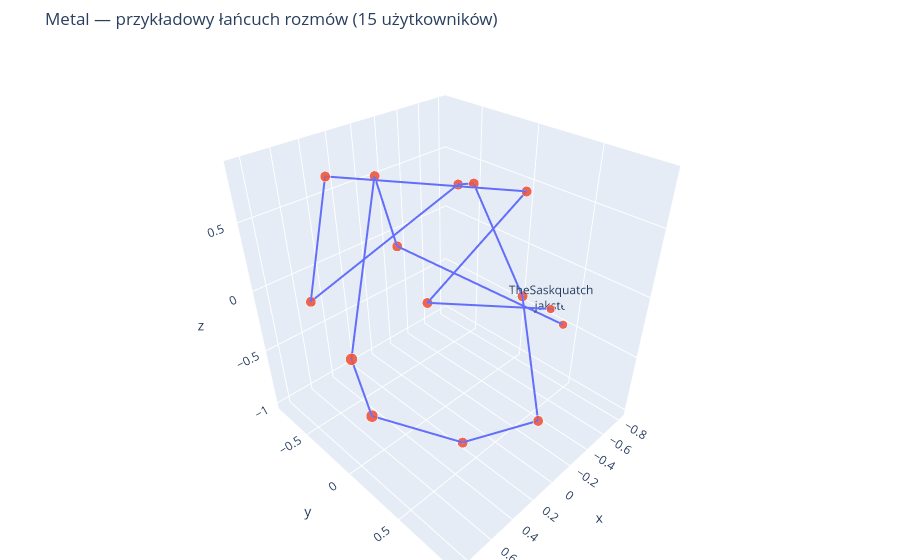
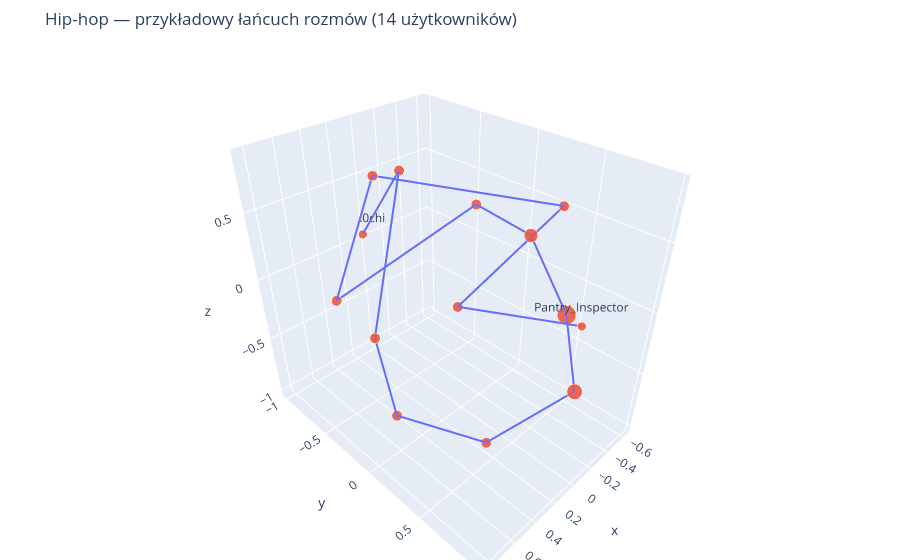
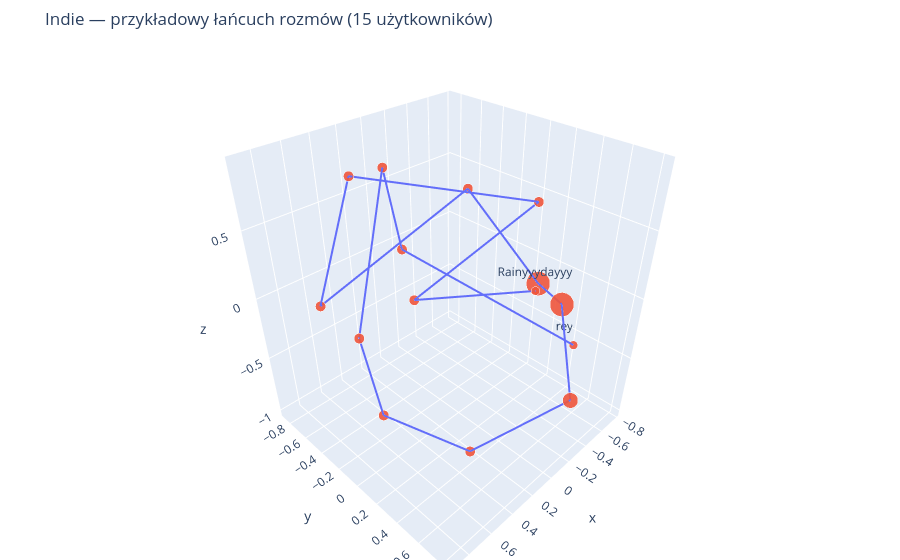
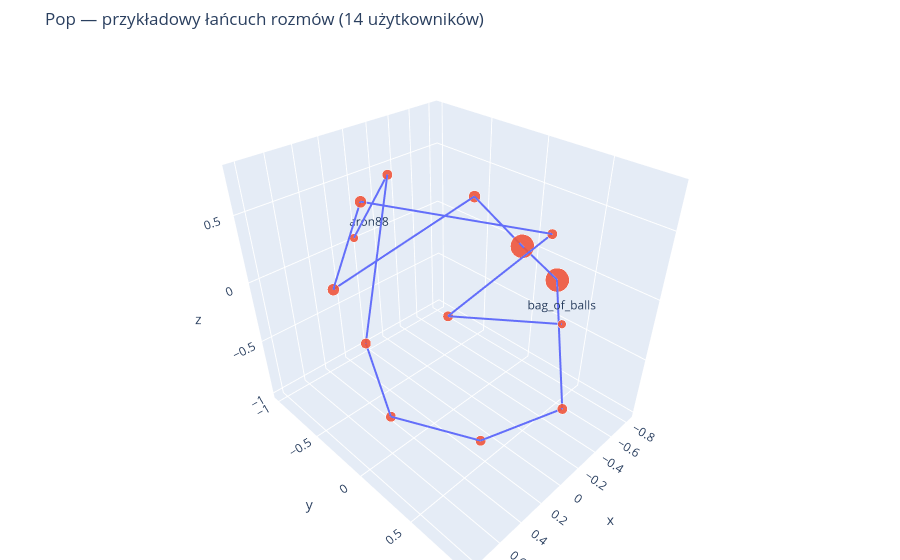

Notebook code for these charts, in order:
### Markdown cell above
## 5. Wizualizacja grafów

### Code cell
# Wizualizacja 3D — przykładowy łańcuch rozmów

def get_longest_chain_subgraph(graph, max_nodes=25):
    """Zwraca krótki, czytelny fragment rozmowy z największej części sieci."""
    graph_undirected = graph.to_undirected()

    if graph_undirected.number_of_nodes() == 0:
        return graph_undirected

    largest_component = max(nx.connected_components(graph_undirected), key=len)

    component = graph_undirected.subgraph(largest_component).copy()

    if component.number_of_nodes() < 2:
        return component

    start_node = max(component.degree(weight="weight"), key=lambda item: item[1])[0]

    bfs_tree = nx.bfs_tree(component, source=start_node).to_undirected()

    def farthest_node(tree, source):
        lengths = nx.single_source_shortest_path_length(tree, source)
        return max(lengths.items(), key=lambda item: item[1])[0]

    node_a = farthest_node(bfs_tree, start_node)
    node_b = farthest_node(bfs_tree, node_a)

    path = nx.shortest_path(bfs_tree, source=node_a, target=node_b)

    if len(path) > max_nodes:
        path = path[:max_nodes]

    chain = component.subgraph(path).copy()

    # Zostawiamy tylko relacje z wybranego łańcucha rozmowy.
    path_edges = list(zip(path[:-1], path[1:]))

    chain_clean = nx.Graph()
    chain_clean.add_nodes_from(path)

    for u, v in path_edges:
        weight = component[u][v].get("weight", 1) if component.has_edge(u, v) else 1
        chain_clean.add_edge(u, v, weight=weight)

    return chain_clean


if PLOTLY_AVAILABLE:

    for subreddit, graph in sorted(graphs.items()):

        subgraph = get_longest_chain_subgraph(graph, max_nodes=25)

        if subgraph.number_of_nodes() < 2:
            print(f"{subreddit_display(subreddit)}: za mało danych do wizualizacji.")
            continue

        positions = nx.spring_layout(subgraph, dim=3, seed=42, k=1.8)

        degrees = dict(subgraph.degree(weight="weight"))

        edge_x, edge_y, edge_z = [], [], []

        for source, target in subgraph.edges():

            x0, y0, z0 = positions[source]
            x1, y1, z1 = positions[target]

            edge_x += [x0, x1, None]
            edge_y += [y0, y1, None]
            edge_z += [z0, z1, None]

        edge_trace = go.Scatter3d(
            x=edge_x,
            y=edge_y,
            z=edge_z,
            mode="lines",
            line=dict(width=4),
            hoverinfo="none",
        )

        node_trace = go.Scatter3d(
            x=[positions[node][0] for node in subgraph.nodes()],
            y=[positions[node][1] for node in subgraph.nodes()],
            z=[positions[node][2] for node in subgraph.nodes()],
            mode="markers+text",
            text=[
                node if i in [0, len(subgraph.nodes()) - 1] else ""
                for i, node in enumerate(subgraph.nodes())
            ],
            hovertext=[f"{node}<br>liczba relacji w pokazanym fragmencie: {degrees[node]}" for node in subgraph.nodes()],
            hoverinfo="text",
            marker=dict(
                size=[8 + min(degrees[node], 10) * 2 for node in subgraph.nodes()],
                opacity=0.9,
            ),
        )

        figure = go.Figure(data=[edge_trace, node_trace])

        figure.update_layout(
            title=(
                f"{subreddit_display(subreddit)} — przykładowy łańcuch rozmów "
                f"({subgraph.number_of_nodes()} użytkowników)"
            ),
            showlegend=False,
            margin=dict(l=0, r=0, b=0, t=50),
        )

        subreddit_slug = str(subreddit).lower().replace(" ", "_").replace("/", "_")
        save_plotly_png(figure, f"network_longest_chain_3d_{subreddit_slug}.png")
        figure.show()

else:
    print("Plotly nie jest zainstalowane, dlatego pominięto wizualizację 3D.")

### Figure 1 — Plotly figure (JSON) as saved in the notebook; plotly's stock layout.template omitted (floating-point values rounded to 4 significant figures)
{"data": [{"hoverinfo": "none", "line": {"width": 4}, "mode": "lines", "type": "scatter3d", "x": [0.1669, -0.02566, null, -0.02566, -0.4608, null, -0.4608, 0.5445, null, 0.5445, 0.7246, null, 0.7246, -0.5492, null, -0.5492, -0.1904, null, -0.1904, -0.7506, null, -0.7506, -0.01038, null, -0.01038, 0.2039, null, 0.2039, 0.6204, null, 0.6204, 0.8471, null, 0.8471, -0.01692, null, -0.01692, -0.2877, null, -0.2877, -0.8157, null], "y": [0.943, -0.1992, null, -0.1992, 0.2524, null, 0.2524, -0.3998, null, -0.3998, -0.4579, null, -0.4579, -0.4205, null, -0.4205, 0.05905, null, 0.05905, 0.06958, null, 0.06958, 0.8284, null, 0.8284, 0.3753, null, 0.3753, -0.0765, null, -0.0765, 0.1059, null, 0.1059, -0.6783, null, -0.6783, -0.8144, null, -0.8144, 0.4131, null], "z": [0.4073, -0.2165, null, -0.2165, 0.6282, null, 0.6282, 0.8345, null, 0.8345, 0.0361, null, 0.0361, 0.4323, null, 0.4323, 0.7047, null, 0.7047, -0.3815, null, -0.3815, -0.6135, null, -0.6135, -1, null, -1, -0.768, null, -0.768, -0.02184, null, -0.02184, 0.5799, null, 0.5799, -0.1204, null, -0.1204, -0.5014, null]}, {"hoverinfo": "text", "hovertext": ["TheSaskquatch<br>liczba relacji w pokazanym fragmencie: 1", "OgreNoodle<br>liczba relacji w pokazanym fragmencie: 2", "MaggiCockSoup<br>liczba relacji w pokazanym fragmencie: 2", "NitrusK<br>liczba relacji w pokazanym fragmencie: 2", "taketheknowledgetest<br>liczba relacji w pokazanym fragmencie: 2", "sanityeyes<br>liczba relacji w pokazanym fragmencie: 2", "DivinvmDiabolvs<br>liczba relacji w pokazanym fragmencie: 2", "FutureWeapon<br>liczba relacji w pokazanym fragmencie: 2", "lombard0_o<br>liczba relacji w pokazanym fragmencie: 2", "Kassitsu<br>liczba relacji w pokazanym fragmencie: 2", "BergenIconoclast<br>liczba relacji w pokazanym fragmencie: 3", "trinketsofdeceit<br>liczba relacji w pokazanym fragmencie: 3", "TommySkallen<br>liczba relacji w pokazanym fragmencie: 2", "StrongmanMcBuff<br>liczba relacji w pokazanym fragmencie: 2", "jakster840<br>liczba relacji w pokazanym fragmencie: 1"], "marker": {"opacity": 0.9, "size": [10, 12, 12, 12, 12, 12, 12, 12, 12, 12, 14, 14, 12, 12, 10]}, "mode": "markers+text", "text": ["TheSaskquatch", "", "", "", "", "", "", "", "", "", "", "", "", "", "jakster840"], "type": "scatter3d", "x": [0.1669, -0.02566, -0.4608, 0.5445, 0.7246, -0.5492, -0.1904, -0.7506, -0.01038, 0.2039, 0.6204, 0.8471, -0.01692, -0.2877, -0.8157], "y": [0.943, -0.1992, 0.2524, -0.3998, -0.4579, -0.4205, 0.05905, 0.06958, 0.8284, 0.3753, -0.0765, 0.1059, -0.6783, -0.8144, 0.4131], "z": [0.4073, -0.2165, 0.6282, 0.8345, 0.0361, 0.4323, 0.7047, -0.3815, -0.6135, -1, -0.768, -0.02184, 0.5799, -0.1204, -0.5014]}], "layout": {"margin": {"b": 0, "l": 0, "r": 0, "t": 50}, "showlegend": false, "title": {"text": "Metal — przykładowy łańcuch rozmów (15 użytkowników)"}}}

### Figure 2 — Plotly figure (JSON) as saved in the notebook; plotly's stock layout.template omitted (floating-point values rounded to 4 significant figures)
{"data": [{"hoverinfo": "none", "line": {"width": 4}, "mode": "lines", "type": "scatter3d", "x": [0.1047, -0.1557, null, -0.1557, -0.6299, null, -0.6299, 0.451, null, 0.451, 0.6798, null, 0.6798, -0.621, null, -0.621, -0.4017, null, -0.4017, -0.611, null, -0.611, -0.3255, null, -0.3255, 0.1697, null, 0.1697, 0.5061, null, 0.5061, 0.8365, null, 0.8365, -0.03689, null, -0.03689, 0.03393, null], "y": [0.9687, -0.1968, null, -0.1968, 0.2848, null, 0.2848, -0.2822, null, -0.2822, -0.4505, null, -0.4505, -0.4677, null, -0.4677, 0.2123, null, 0.2123, 0.4229, null, 0.4229, 0.7416, null, 0.7416, 0.4061, null, 0.4061, -0.1411, null, -0.1411, 0.1332, null, 0.1332, -0.6314, null, -0.6314, -1, null], "z": [0.2863, -0.3048, null, -0.3048, 0.4921, null, 0.4921, 0.8572, null, 0.8572, 0.03479, null, 0.03479, 0.2473, null, 0.2473, 0.3403, null, 0.3403, -0.2901, null, -0.2901, -0.6191, null, -0.6191, -0.9952, null, -0.9952, -0.8829, null, -0.8829, 0.1496, null, 0.1496, 0.6376, null, 0.6376, 0.04684, null]}, {"hoverinfo": "text", "hovertext": ["Pantry_Inspector<br>liczba relacji w pokazanym fragmencie: 1", "ethanroode<br>liczba relacji w pokazanym fragmencie: 2", "BAWAHOG<br>liczba relacji w pokazanym fragmencie: 2", "Slow_Cake<br>liczba relacji w pokazanym fragmencie: 2", "King_Hyperion85B<br>liczba relacji w pokazanym fragmencie: 2", "qasem01<br>liczba relacji w pokazanym fragmencie: 2", "flvckojodyeII<br>liczba relacji w pokazanym fragmencie: 4", "TheRoyalGodfrey<br>liczba relacji w pokazanym fragmencie: 7", "dsled<br>liczba relacji w pokazanym fragmencie: 5", "Vic-Ier<br>liczba relacji w pokazanym fragmencie: 2", "sir_art_vandelay<br>liczba relacji w pokazanym fragmencie: 2", "AtlasXan<br>liczba relacji w pokazanym fragmencie: 2", "ERJ01<br>liczba relacji w pokazanym fragmencie: 2", "Mrk0chi<br>liczba relacji w pokazanym fragmencie: 1"], "marker": {"opacity": 0.9, "size": [10, 12, 12, 12, 12, 12, 16, 22, 18, 12, 12, 12, 12, 10]}, "mode": "markers+text", "text": ["Pantry_Inspector", "", "", "", "", "", "", "", "", "", "", "", "", "Mrk0chi"], "type": "scatter3d", "x": [0.1047, -0.1557, -0.6299, 0.451, 0.6798, -0.621, -0.4017, -0.611, -0.3255, 0.1697, 0.5061, 0.8365, -0.03689, 0.03393], "y": [0.9687, -0.1968, 0.2848, -0.2822, -0.4505, -0.4677, 0.2123, 0.4229, 0.7416, 0.4061, -0.1411, 0.1332, -0.6314, -1], "z": [0.2863, -0.3048, 0.4921, 0.8572, 0.03479, 0.2473, 0.3403, -0.2901, -0.6191, -0.9952, -0.8829, 0.1496, 0.6376, 0.04684]}], "layout": {"margin": {"b": 0, "l": 0, "r": 0, "t": 50}, "showlegend": false, "title": {"text": "Hip-hop — przykładowy łańcuch rozmów (14 użytkowników)"}}}

### Figure 3 — Plotly figure (JSON) as saved in the notebook; plotly's stock layout.template omitted (floating-point values rounded to 4 significant figures)
{"data": [{"hoverinfo": "none", "line": {"width": 4}, "mode": "lines", "type": "scatter3d", "x": [0.3092, 0.1763, null, 0.1763, -0.3272, null, -0.3272, 0.5531, null, 0.5531, 0.7677, null, 0.7677, -0.6004, null, -0.6004, -0.6704, null, -0.6704, -0.687, null, -0.687, -0.2263, null, -0.2263, 0.2536, null, 0.2536, 0.5277, null, 0.5277, 0.9061, null, 0.9061, 0.03186, null, 0.03186, -0.2463, null, -0.2463, -0.7681, null], "y": [0.8141, -0.2536, null, -0.2536, 0.3227, null, 0.3227, -0.3245, null, -0.3245, -0.4544, null, -0.4544, -0.5109, null, -0.5109, 0.1303, null, 0.1303, 0.3397, null, 0.3397, 0.7903, null, 0.7903, 0.3573, null, 0.3573, -0.2285, null, -0.2285, 0.1265, null, 0.1265, -0.6822, null, -0.6822, -0.8598, null, -0.8598, 0.4328, null], "z": [0.5782, -0.06725, null, -0.06725, 0.6753, null, 0.6753, 0.9088, null, 0.9088, 0.07855, null, 0.07855, 0.4019, null, 0.4019, -0.1471, null, -0.1471, -0.235, null, -0.235, -0.5474, null, -0.5474, -1, null, -1, -0.8748, null, -0.8748, 0.2289, null, 0.2289, 0.6991, null, 0.6991, -0.0994, null, -0.0994, -0.5998, null]}, {"hoverinfo": "text", "hovertext": ["Rainyyydayyy<br>liczba relacji w pokazanym fragmencie: 1", "laurswiped<br>liczba relacji w pokazanym fragmencie: 2", "kierstinsoriano<br>liczba relacji w pokazanym fragmencie: 2", "ccandt-m<br>liczba relacji w pokazanym fragmencie: 2", "HanigerEatMyAssPls<br>liczba relacji w pokazanym fragmencie: 2", "Pnnsnndlltnn<br>liczba relacji w pokazanym fragmencie: 2", "LoneBell<br>liczba relacji w pokazanym fragmencie: 60", "PaulaAbdulJabar<br>liczba relacji w pokazanym fragmencie: 63", "sohcatoah<br>liczba relacji w pokazanym fragmencie: 5", "MadeInTimeland<br>liczba relacji w pokazanym fragmencie: 2", "sliccricc00<br>liczba relacji w pokazanym fragmencie: 2", "NASTYOLDTREE<br>liczba relacji w pokazanym fragmencie: 2", "Lentall<br>liczba relacji w pokazanym fragmencie: 2", "flloww<br>liczba relacji w pokazanym fragmencie: 2", "rey-na<br>liczba relacji w pokazanym fragmencie: 1"], "marker": {"opacity": 0.9, "size": [10, 12, 12, 12, 12, 12, 28, 28, 18, 12, 12, 12, 12, 12, 10]}, "mode": "markers+text", "text": ["Rainyyydayyy", "", "", "", "", "", "", "", "", "", "", "", "", "", "rey-na"], "type": "scatter3d", "x": [0.3092, 0.1763, -0.3272, 0.5531, 0.7677, -0.6004, -0.6704, -0.687, -0.2263, 0.2536, 0.5277, 0.9061, 0.03186, -0.2463, -0.7681], "y": [0.8141, -0.2536, 0.3227, -0.3245, -0.4544, -0.5109, 0.1303, 0.3397, 0.7903, 0.3573, -0.2285, 0.1265, -0.6822, -0.8598, 0.4328], "z": [0.5782, -0.06725, 0.6753, 0.9088, 0.07855, 0.4019, -0.1471, -0.235, -0.5474, -1, -0.8748, 0.2289, 0.6991, -0.0994, -0.5998]}], "layout": {"margin": {"b": 0, "l": 0, "r": 0, "t": 50}, "showlegend": false, "title": {"text": "Indie — przykładowy łańcuch rozmów (15 użytkowników)"}}}

### Figure 4 — Plotly figure (JSON) as saved in the notebook; plotly's stock layout.template omitted (floating-point values rounded to 4 significant figures)
{"data": [{"hoverinfo": "none", "line": {"width": 4}, "mode": "lines", "type": "scatter3d", "x": [0.1359, -0.1081, null, -0.1081, -0.4026, null, -0.4026, 0.5382, null, 0.5382, 0.6368, null, 0.6368, -0.6457, null, -0.6457, -0.6162, null, -0.6162, -0.8279, null, -0.8279, -0.1663, null, -0.1663, 0.122, null, 0.122, 0.4825, null, 0.4825, 0.8261, null, 0.8261, -0.01354, null, -0.01354, 0.03893, null], "y": [0.9241, -0.1659, null, -0.1659, 0.4352, null, 0.4352, -0.1902, null, -0.1902, -0.4199, null, -0.4199, -0.4343, null, -0.4343, 0.05158, null, 0.05158, 0.2282, null, 0.2282, 0.819, null, 0.819, 0.385, null, 0.385, -0.1412, null, -0.1412, 0.1369, null, 0.1369, -0.6284, null, -0.6284, -1, null], "z": [0.3182, -0.3233, null, -0.3233, 0.4531, null, 0.4531, 0.7751, null, 0.7751, 0.1362, null, 0.1362, 0.3294, null, 0.3294, 0.128, null, 0.128, -0.1656, null, -0.1656, -0.5823, null, -0.5823, -0.9933, null, -0.9933, -0.8771, null, -0.8771, 0.1343, null, 0.1343, 0.6307, null, 0.6307, 0.03633, null]}, {"hoverinfo": "text", "hovertext": ["bag_of_balls<br>liczba relacji w pokazanym fragmencie: 1", "32843<br>liczba relacji w pokazanym fragmencie: 2", "cajmorgans<br>liczba relacji w pokazanym fragmencie: 2", "initiatedpurse6<br>liczba relacji w pokazanym fragmencie: 3", "smellmygoldfinger<br>liczba relacji w pokazanym fragmencie: 3", "knightsleeper41<br>liczba relacji w pokazanym fragmencie: 3", "twinkyoda<br>liczba relacji w pokazanym fragmencie: 12", "McIgglyTuffMuffin<br>liczba relacji w pokazanym fragmencie: 11", "luxeshimmer<br>liczba relacji w pokazanym fragmencie: 2", "razeen25<br>liczba relacji w pokazanym fragmencie: 2", "spade883<br>liczba relacji w pokazanym fragmencie: 2", "Ironhawkeye123<br>liczba relacji w pokazanym fragmencie: 2", "weambk<br>liczba relacji w pokazanym fragmencie: 2", "coolaaron88<br>liczba relacji w pokazanym fragmencie: 1"], "marker": {"opacity": 0.9, "size": [10, 12, 12, 14, 14, 14, 28, 28, 12, 12, 12, 12, 12, 10]}, "mode": "markers+text", "text": ["bag_of_balls", "", "", "", "", "", "", "", "", "", "", "", "", "coolaaron88"], "type": "scatter3d", "x": [0.1359, -0.1081, -0.4026, 0.5382, 0.6368, -0.6457, -0.6162, -0.8279, -0.1663, 0.122, 0.4825, 0.8261, -0.01354, 0.03893], "y": [0.9241, -0.1659, 0.4352, -0.1902, -0.4199, -0.4343, 0.05158, 0.2282, 0.819, 0.385, -0.1412, 0.1369, -0.6284, -1], "z": [0.3182, -0.3233, 0.4531, 0.7751, 0.1362, 0.3294, 0.128, -0.1656, -0.5823, -0.9933, -0.8771, 0.1343, 0.6307, 0.03633]}], "layout": {"margin": {"b": 0, "l": 0, "r": 0, "t": 50}, "showlegend": false, "title": {"text": "Pop — przykładowy łańcuch rozmów (14 użytkowników)"}}}
